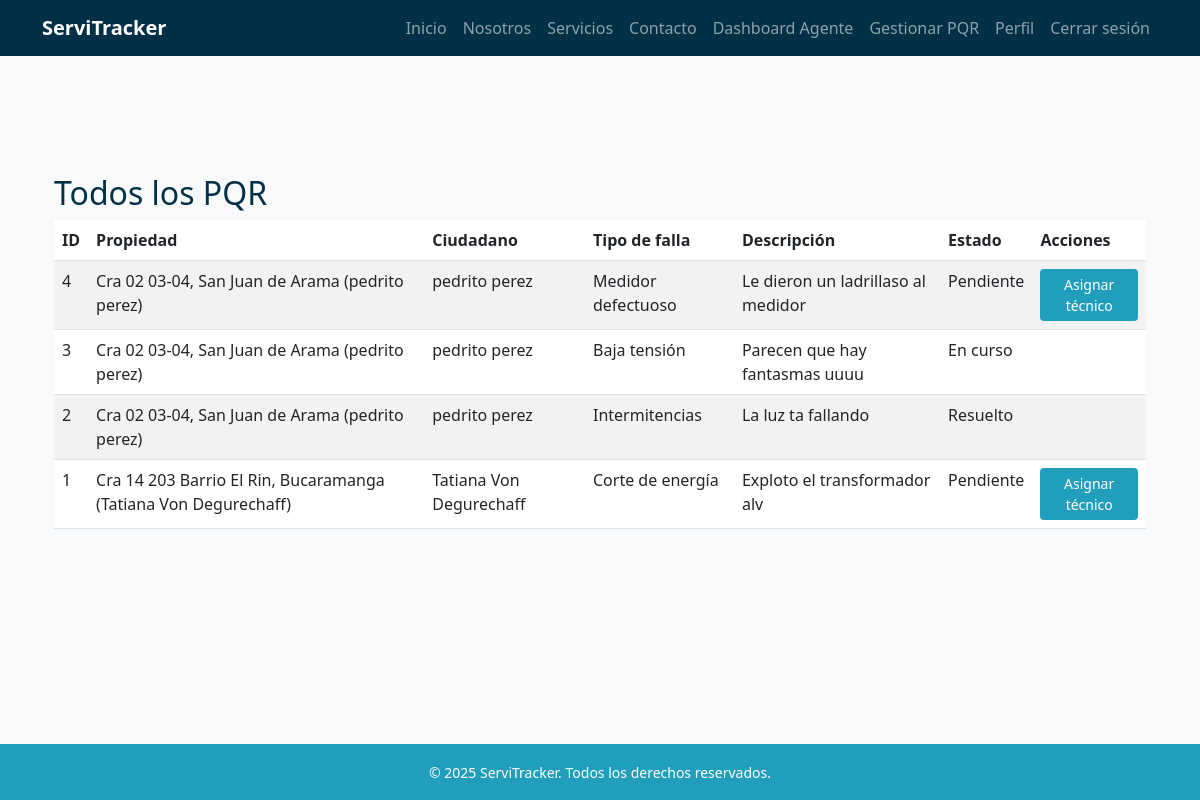
Before: /pqr/admin/ (signed in) with the older database file.
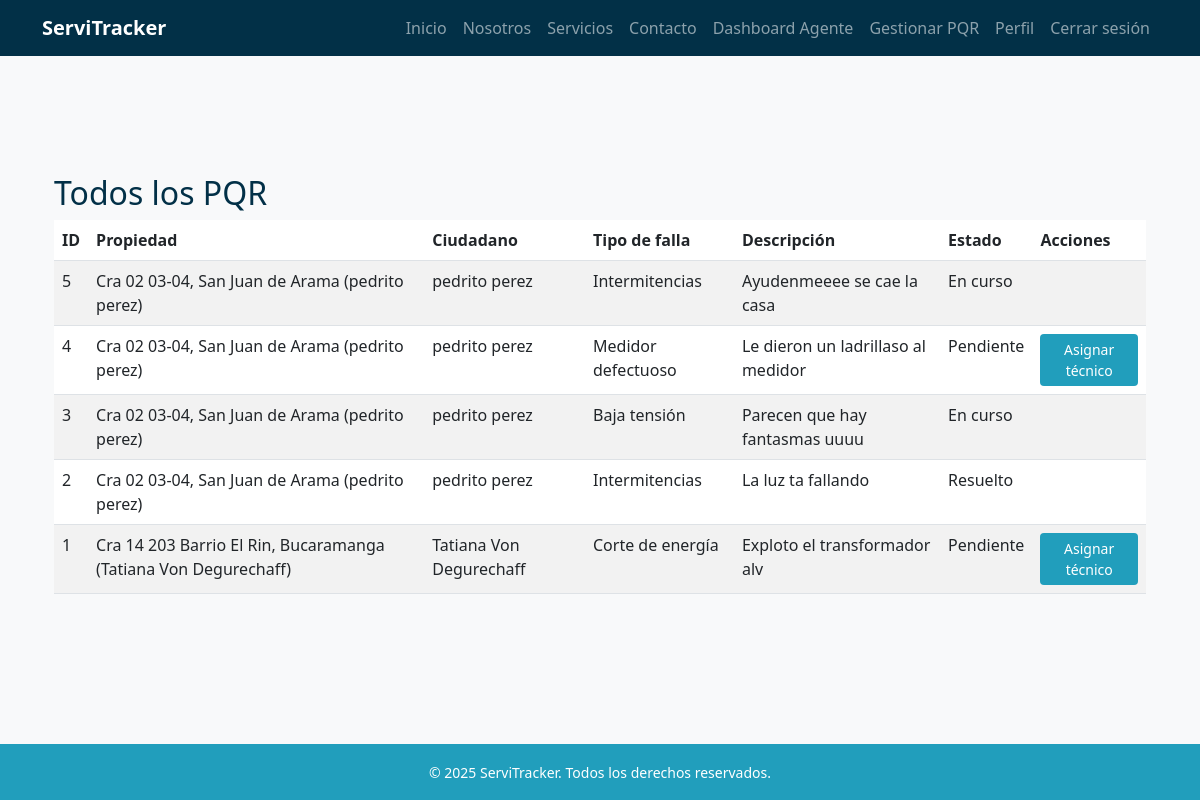
After: the same page with the newer database file.
### pqr/models.py (models this page shows, shortened)
class PQR(models.Model):
    ciudadano = models.ForeignKey(
        settings.AUTH_USER_MODEL,
        on_delete=models.SET_NULL,
        null=True,
        blank=True,
        related_name="pqrs_ciudadano"
    )
    propiedad = models.ForeignKey(
        Propiedad,
        on_delete=models.SET_NULL,
        null=True,
        blank=True
    )
    direccion = models.CharField(max_length=255, blank=True, null=True)
    departamento = models.CharField(max_length=100, blank=True, null=True)
    ciudad = models.CharField(max_length=100, blank=True, null=True)
    telefono_contacto = models.CharField(max_length=20, unique=True, null=True, blank=True)
    tipo_falla = models.ForeignKey(TipoFalla, on_delete=models.PROTECT)
    descripcion = models.TextField()
    estado = models.ForeignKey(EstadoPQR, on_delete=models.PROTECT)
    tecnico_asignado = models.ForeignKey(
        settings.AUTH_USER_MODEL,
        on_delete=models.SET_NULL,
        null=True,
        blank=True,
        related_name="pqrs_tecnico"
    )
    agente_revisor = models.ForeignKey(
        settings.AUTH_USER_MODEL,
        on_delete=models.SET_NULL,
        null=True,
        blank=True,
        related_name="pqrs_agente"
    )
    observacion_tecnico = models.TextField(blank=True, null=True)
    fecha_creacion = models.DateTimeField(auto_now_add=True)
    fecha_actualizacion = models.DateTimeField(auto_now=True)
    def actualizar_estado_urgencia(self):
        if self.estado.nombre == "Pendiente":
            dias = (timezone.now() - self.fecha_creacion).days
            if dias >= 7:
                urgente = EstadoPQR.objects.get(nombre="Muy urgente")
                self.estado = urgente
                self.save()
            elif dias >= 3:
                urgente = EstadoPQR.objects.get(nombre="Urgente")
                self.estado = urgente
                self.save()

class TipoFalla(models.Model):
    nombre = models.CharField(max_length=100)
    def __str__(self):
        return self.nombre

class EstadoPQR(models.Model):
    nombre = models.CharField(max_length=50)

### propiedades/models.py (models this page shows)
class Propiedad(models.Model):
    usuario = models.ForeignKey(
        settings.AUTH_USER_MODEL,
        on_delete=models.CASCADE,
        related_name='propiedades'
    )
    departamento = models.CharField(max_length=100)
    ciudad = models.CharField(max_length=100)
    direccion = models.CharField(max_length=200)
    activa = models.BooleanField(default=True)
    def __str__(self):
        nombre = self.usuario.get_full_name() if hasattr(self.usuario, 'get_full_name') else str(self.usuario)
        return f"{self.direccion}, {self.ciudad} ({nombre})"

### usuarios/models.py (models this page shows)
class Usuario(AbstractBaseUser, PermissionsMixin):
    ROLES = [
        ("administrador", "Administrador"),
        ("agente", "Agente"),
        ("tecnico", "Técnico"),
        ("ciudadano", "Ciudadano"),
    ]
    documento = models.CharField(max_length=20, unique=True)
    email = models.EmailField(blank=True, null=True)
    nombres = models.CharField(max_length=100, blank=True, null=True)
    apellidos = models.CharField(max_length=100, blank=True, null=True)
    rol = models.CharField(max_length=20, choices=ROLES, default="ciudadano")
    especialidad = models.ForeignKey(Especialidad, on_delete=models.SET_NULL, null=True, blank=True)
    is_active = models.BooleanField(default=True)
    is_staff = models.BooleanField(default=False)
    date_joined = models.DateTimeField(auto_now_add=True)
    objects = UsuarioManager()
    USERNAME_FIELD = "documento"
    REQUIRED_FIELDS = []  # puedes agregar 'email' si quieres que sea obligatorio
    def __str__(self):
        return self.get_public_name()
    def get_full_name(self):
        nombre = (self.nombres or "").strip()
        apellido = (self.apellidos or "").strip()
        full = f"{nombre} {apellido}".strip()
        return full or ""
    def get_public_name(self):
        return self.get_full_name() or "Usuario"

### pqr/views.py (the view)
# urls.py: path('admin/', views.lista_pqr_admin, name='lista_pqr_admin'),        # Admin/Agente: todos los PQR
@user_passes_test(lambda u: u.rol in ["agente", "administrador"])
def lista_pqr_admin(request):
    pqr_queryset = PQR.objects.all().order_by("-id")
    for pqr in pqr_queryset:
        pqr.actualizar_estado_urgencia()
    paginator = Paginator(pqr_queryset, 20)
    page_number = request.GET.get("page")
    pqr_list = paginator.get_page(page_number)
    return render(request, 'pqr/lista.html', {'pqr_list': pqr_list})

### templates/pqr/lista.html (shortened to what this page needs)
{% extends 'base.html' %}
{% block content %}
<div class="container my-5">
    <h2 class="text-blue-dark">Todos los PQR</h2>
    <table class="table table-striped">
        <thead>
            <tr>
                <th>ID</th>
                <th>Propiedad</th>
                <th>Ciudadano</th>
                <th>Tipo de falla</th>
                <th>Descripción</th>
                <th>Estado</th>
                <th>Acciones</th>
            </tr>
        </thead>
        <tbody>
            {% for pqr in pqr_list %}
            <tr>
                <td>{{ pqr.id }}</td>
                <td>{{ pqr.propiedad }}</td>
                <td>{{ pqr.ciudadano }}</td>
                <td>{{ pqr.tipo_falla }}</td>
                <td>{{ pqr.descripcion }}</td>
                <td>{{ pqr.estado.nombre }}</td>
                <td>
                    {% if pqr.estado.nombre == "Pendiente" %}
                        <a href="{% url 'asignar_tecnico' pqr.pk %}" class="btn btn-sm btn-blue-mid">Asignar técnico</a>
                    {% endif %}
                </td>
            </tr>
            {% empty %}
            <tr><td colspan="7">No hay PQR registrados.</td></tr>
            {% endfor %}
        </tbody>
    </table>
</div>
{% endblock %}

Changed rows visible on the page:
added PQR: id "5", propiedad "Cra 02 03-04, San Juan de Arama (pedrito perez)", ciudadano "pedrito perez", tipo_falla "Intermitencias", descripcion "Ayudenmeeee se cae la casa", estado.nombre "En curso"
